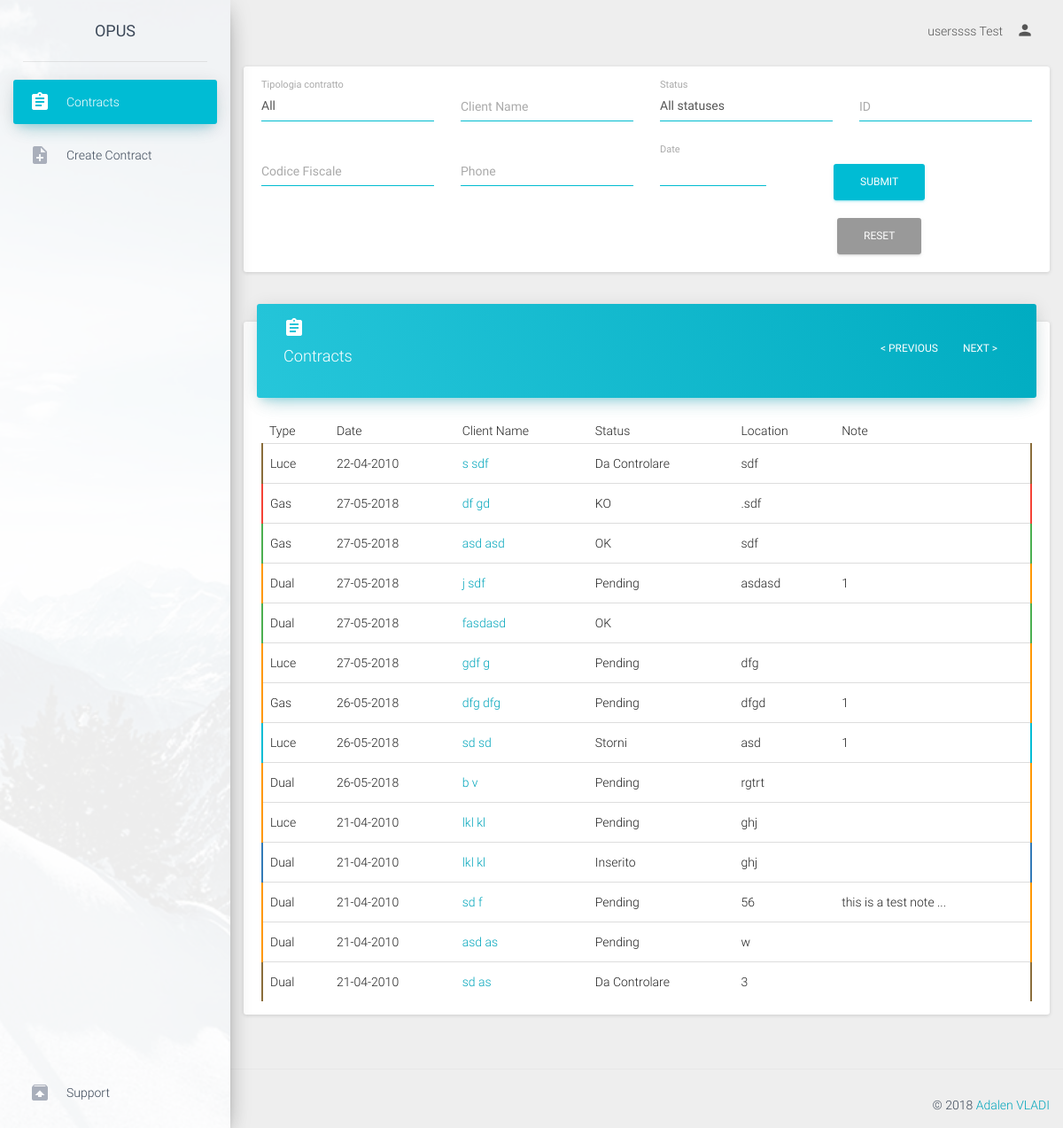
The page /operator/contracts (signed in) on the database its author committed.
### tables this page shows
CREATE TABLE `contracts` (
  `contract_id` int(11) NOT NULL,
  `contract_type` enum('luce','gas','dual') NOT NULL,
  `proposal_number` varchar(50) NOT NULL,
  `date` date NOT NULL,
  `ugm_cb` enum('true','false') NOT NULL DEFAULT 'false',
  `analisi_cb` enum('true','false') NOT NULL DEFAULT 'false',
  `iniziative_cb` enum('true','false') NOT NULL DEFAULT 'false',
  `toponimo` enum('via') NOT NULL,
  `address` text NOT NULL,
  `civico` varchar(30) NOT NULL,
  `price` varchar(50) NOT NULL,
  `location` varchar(100) NOT NULL,
  `uf_toponimo` enum('via') NOT NULL,
  `uf_address` text NOT NULL,
  `uf_civico` varchar(30) NOT NULL,
  `uf_price` varchar(50) NOT NULL,
  `uf_location` varchar(100) NOT NULL,
  `ddf_toponimo` enum('via') NOT NULL,
  `ddf_address` text NOT NULL,
  `ddf_civico` varchar(30) NOT NULL,
  `ddf_price` varchar(50) NOT NULL,
  `ddf_location` varchar(100) NOT NULL,
  `ubicazione_fornitura` enum('resident','non_resident') NOT NULL,
  `domicillazione_documenti_fatture` enum('residenza','ubicazione_fornitura','altro') NOT NULL,
  `listino` varchar(50) NOT NULL,
  `gas_request_type` varchar(50) NOT NULL,
  `gas_pdr` varchar(50) NOT NULL,
  `gas_fornitore_uscente` varchar(50) NOT NULL,
  `gas_consume_annuo` varchar(50) NOT NULL,
  `gas_tipo_riscaldamento` enum('true','false') NOT NULL,
  `gas_tipo_cottura_acqua` enum('true','false') NOT NULL,
  `gas_remi` varchar(50) NOT NULL,
  `gas_matricola` varchar(50) NOT NULL,
  `luce_request_type` varchar(50) NOT NULL,
  `luce_pod` varchar(50) NOT NULL,
  `luce_fornitore_uscente` varchar(50) NOT NULL,
  `luce_opzione_oraria` varchar(50) NOT NULL,
  `luce_potenza` varchar(50) NOT NULL,
  `luce_tensione` varchar(50) NOT NULL,
  `luce_consume_annuo` varchar(50) NOT NULL,
  `fature_via_email` enum('true','false') NOT NULL,
  `operator` int(11) NOT NULL COMMENT 'user id',
  `status` int(11) NOT NULL DEFAULT '1' COMMENT 'status id',
  `cancellation_reason` varchar(100) NOT NULL,
  `gender` enum('male','female') NOT NULL,
  `rag_sociale` text NOT NULL,
  `first_name` varchar(50) NOT NULL,
  `last_name` varchar(50) NOT NULL,
  `bussines_name` varchar(50) NOT NULL,
  `client_type` enum('personal','intestario','delega') NOT NULL,
  `tel_number` varchar(30) NOT NULL,
  `alt_number` varchar(30) NOT NULL,
  `cel_number` varchar(30) NOT NULL,
  `cel_number2` varchar(30) NOT NULL,
  `cel_number3` varchar(30) NOT NULL,
  `email` varchar(50) NOT NULL,
  `alt_email` varchar(50) NOT NULL,
  `birth_nation` varchar(50) NOT NULL,
  `vat_number` varchar(50) NOT NULL,
  `partita_iva` varchar(50) NOT NULL,
  `birth_date` date NOT NULL,
  `birth_municipality` varchar(50) NOT NULL,
  `delega_first_name` varchar(50) NOT NULL,
  `delega_last_name` varchar(50) NOT NULL,
  `delega_vat_number` varchar(100) NOT NULL,
  `document_type` enum('id_card','passport') NOT NULL,
  `document_number` varchar(100) NOT NULL,
  `document_date` date NOT NULL,
  `iban_code` varchar(50) NOT NULL,
  `iban_accounthoder` varchar(50) NOT NULL,
  `iban_fiscal_code` varchar(50) NOT NULL,
  `payment_type` enum('postal','cc') NOT NULL,
  `note` text NOT NULL,
  `campaign` int(11) NOT NULL COMMENT 'campaign_id',
  `supervisor` int(11) NOT NULL COMMENT 'user_id'
);

CREATE TABLE `status` (
  `status_id` int(11) NOT NULL,
  `status_name` varchar(50) NOT NULL,
  `status_description` text NOT NULL
);

### application/view/operator/contracts.php (the view, shortened to what the rows shown need)
<div class="content" style="margin-top: 20px">
        <div class="row">
            <div class="col-md-12">
                <div class="card">
                    <div class="card-content table-responsive">
                        <table class="table table-hover">
                            <thead>
                                <th>Type</th>
                                <th>Date</th>
                                <th>Client Name</th>
                                <th>Status</th>
                                <th>Location</th>
                                <th>Note</th>
                            </thead>
                            <tbody>
                                <?php
                                    $output='';
                                    foreach ($contracts as $contract) {
                                        $output.='<tr class="tdColor'.$contract->status.'">';
                                                    if ($contract->contract_type=='gas') {
                                                        $output.='<td>Gas</td>';
                                                    }elseif ($contract->contract_type=='luce') {
                                                        $output.='<td>Luce</td>';
                                                    }else {
                                                        $output.='<td>Dual</td>';
                                                    }
                                         $output.='<td>'.date('d-m-Y',strtotime($contract->date)).'</td>
                                                    <td><a href="viewContract/'.$contract->contract_id.'">'.$contract->first_name.' '.$contract->last_name.'</a></td>';
                                                    foreach ($statuses as $key => $status) {
                                                        if ($status->status_id==$contract->status) {
                                                            $status1=$status->status_name;
                                                            break;
                                                        }
                                                    }
                                        $output.='<td>'.$status1.'</td>
                                                    <td>'.$contract->location.'</td>';
                                        $note=(strlen($contract->note)>20)?substr($contract->note, 0,20).'...':$contract->note;
                                        $output.='<td title="'.$contract->note.'">'.$note.'</td>';
                                        $output.='</tr>';
                                    }
                                    echo $output;
                                 ?>
                            </tbody>
                        </table>
                    </div>
                </div>
            </div>
        </div>
    </div>

### rows shown on the page
contracts: contract_type "Luce", date "22-04-2010", first_name "s", last_name "sdf", location "sdf"
status: status_name "Da Controlare"
contracts: contract_type "Gas", date "27-05-2018", first_name "df", last_name "gd", location ".sdf"
status: status_name "KO"
contracts: contract_type "Gas", date "27-05-2018", first_name "asd", last_name "asd", location "sdf"
status: status_name "OK"
contracts: contract_type "Dual", date "27-05-2018", first_name "j", last_name "sdf", location "asdasd", note "1"
status: status_name "Pending"
contracts: contract_type "Dual", date "27-05-2018", last_name "fasdasd"
contracts: contract_type "Luce", date "27-05-2018", first_name "gdf", last_name "g", location "dfg"
contracts: contract_type "Gas", date "26-05-2018", first_name "dfg", last_name "dfg", location "dfgd", note "1"
contracts: contract_type "Luce", date "26-05-2018", first_name "sd", last_name "sd", location "asd", note "1"
status: status_name "Storni"
contracts: contract_type "Dual", date "26-05-2018", first_name "b", last_name "v", location "rgtrt"
contracts: contract_type "Luce", date "21-04-2010", first_name "lkl", last_name "kl", location "ghj"
contracts: contract_type "Dual", date "21-04-2010", first_name "lkl", last_name "kl", location "ghj"
status: status_name "Inserito"
contracts: contract_type "Dual", date "21-04-2010", first_name "sd", last_name "f", location "56", note "this is a test note ..."
contracts: contract_type "Dual", date "21-04-2010", first_name "asd", last_name "as", location "w"
contracts: contract_type "Dual", date "21-04-2010", first_name "sd", last_name "as", location "3"

### other values the page prints
$_SESSION['full_name'] "userssss Test"
